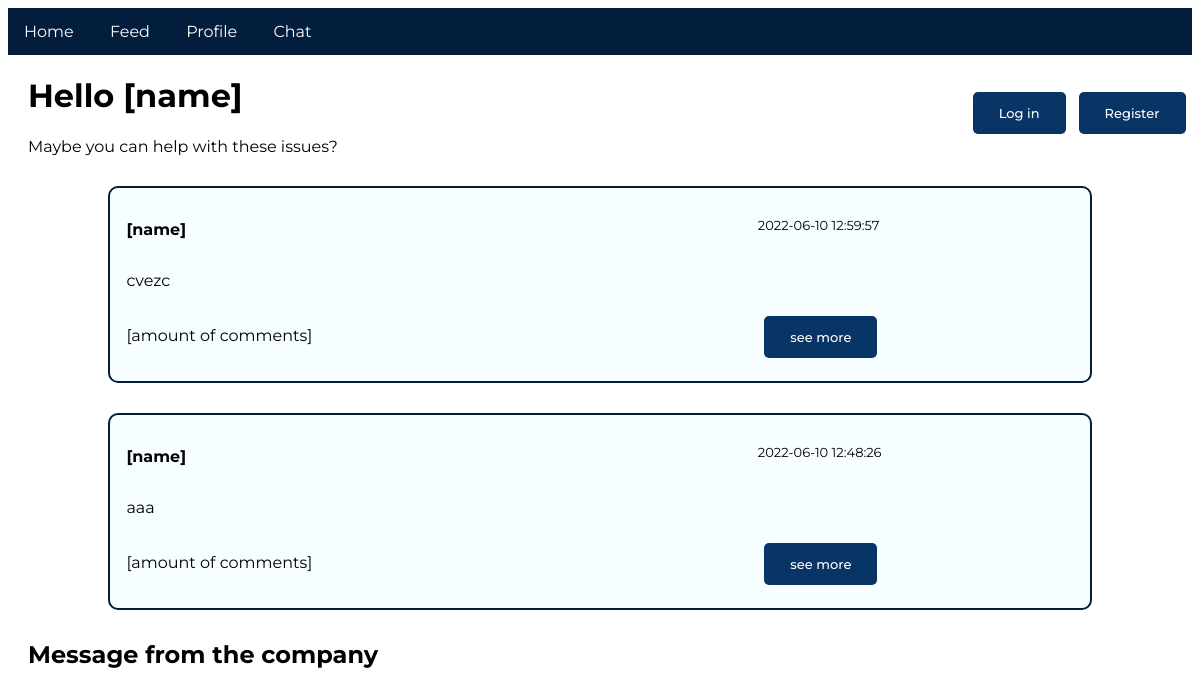
The app's page /, older data.
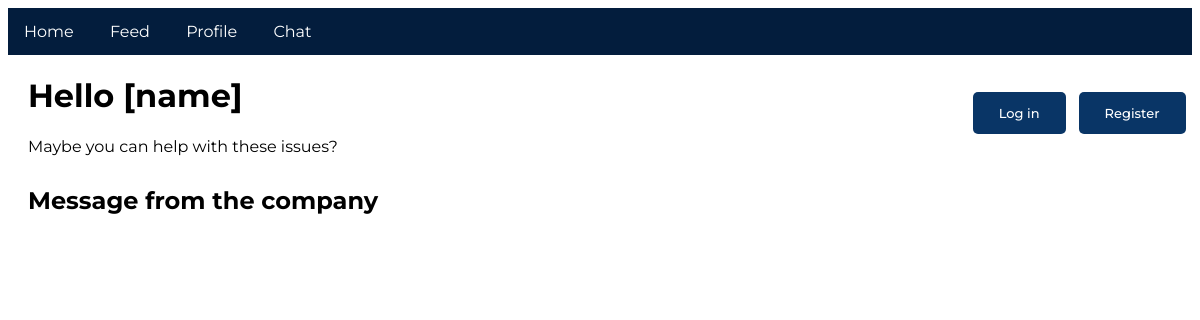
The same page, newer data.
### tables this page shows
CREATE TABLE `questions` (
  `id` int(11) NOT NULL,
  `userId` int(11) NOT NULL,
  `question` varchar(300) NOT NULL,
  `image` varchar(300) NOT NULL,
  `topic` varchar(300) NOT NULL,
  `date` timestamp NOT NULL DEFAULT CURRENT_TIMESTAMP
);

### classes/Question.php (called while the page is built, shortened)
<?php
    class Question{
        public static function getAll(){
            $conn = Db::getInstance();
            $statement = $conn->prepare("select * from questions order by date desc");
            $statement->execute();
            $result = $statement->fetchAll(PDO::FETCH_ASSOC);
            return $result;
            var_dump($result);
        }
    }

### index.php (the view, shortened to what this page needs)
<?php
    $questions = Question::getAll();
?><!DOCTYPE html>
<html lang="en">
<head>
    <link rel="stylesheet" href="./styles/style.css">
</head>
<body>
<?php include_once(__DIR__ . "/nav.inc.php"); ?>
    <div class="login-register">
        <a href="login.php" class="btn">Log in</a> <br>
        <a href="register.php" class="btn">Register</a>
    </div>
    <div class="headers-index">
        <h1>Hello [name]</h1>
        <p>Maybe you can help with these issues?</p>
    </div>
    <?php foreach($questions as $q): ?>
        <div class="card">
            <div class="name">
                <p><strong>[name]</strong></p>
            </div>
            <div class="date">
                <p><?php echo htmlspecialchars($q['date']); ?></p>
            </div>
            <div class="question">
                <p><?php echo htmlspecialchars($q['question']); ?></p>
            </div>
            <div class="see-more">
                <a href="question.php?questionId=<?php echo $q["id"]; ?>" class="btn">see more</a>
            </div>
            <div class="comments">
                <p>[amount of comments]</p>
            </div>
        </div>
    <?php endforeach; ?>
    <div class="headers-index">
        <h2>Message from the company</h2>
    </div>
</body>
</html>

### nav.inc.php
<div class="navigation">
    <ul>
        <li><a href="index.php">Home</a></li>
        <li><a href="feed.php">Feed</a></li>
        <li><a href="profile.php">Profile</a></li>
        <li><a href="chat.php">Chat</a></li>
    </ul>
</div>

### styles/style.css (style rules this page uses)
body { font-family: 'Montserrat', sans-serif; }
.navigation ul { list-style-type: none; margin: 0; padding: 0; overflow: hidden; background-color: #031D3D; }
li { display: inline-flex; justify-content: space-around; }
li:last-child { border-right: none; }
li a { display: block; color: white; text-align: center; padding: 14px 16px; text-decoration: none; }
.btn { display: inline-block; border-radius: 5px; text-decoration: none; padding: 1em 2em; background-color: #093566; color: white; font-size: small; font-weight: 500; transition: all 0.5s; margin: 0.5em; }
.login-register { display:flex; float: right; margin-top: 30px; }
.headers-index { margin-left: 20px; margin-bottom: 30px; }
.card { display: grid; grid-template-columns: 1fr 1fr 1fr; grid-template-rows: 0.5fr 1fr 1fr; gap: 0px 0px; grid-auto-flow: row; grid-template-areas: "name . date" "question question question" "comments . see-more"; width: 80%; background-color: #F7FEFF ; border-color: #031D3D; border-style: solid; border-width: 2px; border-radius: 10px; margin-left: auto; margin-right: auto; margin-bottom: 30px; padding: 1em; }
.card .date p { font-size: small; }
.name { grid-area: name; }
.date { grid-area: date; }
.question { grid-area: question; }
.see-more { grid-area: see-more; }
.comments { grid-area: comments; }

Row changes from the older to the newer data that the page shows:
removed questions: date "2022-06-10 12:59:57", question "cvezc"
removed questions: date "2022-06-10 12:48:26", question "aaa"
